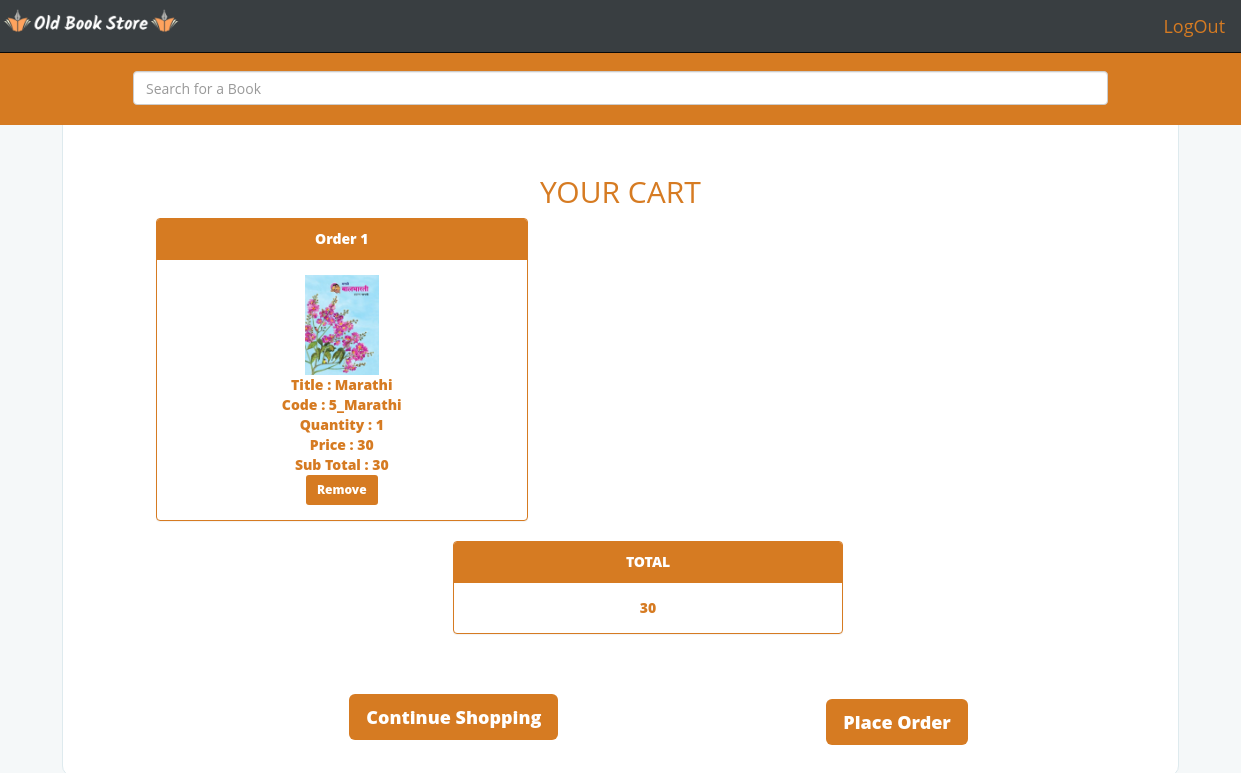
Page /cart.php (signed in) on the committed database.
### tables this page shows
CREATE TABLE `cart` (
  `Customer` varchar(40) NOT NULL DEFAULT '',
  `Product` varchar(40) NOT NULL DEFAULT '',
  `Quantity` int(100) NOT NULL
);

CREATE TABLE `products` (
  `PID` varchar(25) NOT NULL,
  `Title` varchar(255) NOT NULL,
  `MRP` float NOT NULL,
  `Price` float NOT NULL,
  `Discount` int(11) DEFAULT NULL,
  `Available` int(11) NOT NULL,
  `Category` varchar(255) DEFAULT NULL,
  `Description` text DEFAULT NULL,
  `Language` varchar(255) DEFAULT NULL,
  `Page` int(5) DEFAULT NULL
);

### cart.php (the view, shortened to what this page needs)
<?php
	include "dbconnect.php";
         $customer=$_SESSION['user'];
?>
<!DOCTYPE html>
<html lang="en">
<head>
    <link href="css/bootstrap.min.css" rel="stylesheet">
    <link href="css/my.css" rel="stylesheet">
</head>
<body>
  <nav class="navbar navbar-default navbar-fixed-top navbar-inverse">
    <div class="container-fluid">
        <div class="navbar-header">
          	<a class="navbar-brand" href="index.php" style="padding: 1px;"><img class="img-responsive" alt="Brand" src="Images/Logo/obs.png"  style="width: 180px;margin: 0px;"></a>
        </div>
        <div class="collapse navbar-collapse" id="bs-example-navbar-collapse-1">
        <ul class="nav navbar-nav navbar-right">
	        <?php
	        if(!isset($_SESSION['user']))
	          {
	            echo'
	            <li>
	                <button type="button" id="login_button" class="btn btn-lg" data-toggle="modal" data-target="#login">Login</button>
	                  <div id="login" class="modal fade" role="dialog">
	                    <div class="modal-dialog">
	                        <div class="modal-content">
	                            <div class="modal-header">
	                                <button type="button" class="close" data-dismiss="modal">&times;</button>
	                                <h4 class="modal-title text-center">Login Form</h4>
	                            </div>
	                            <div class="modal-body">
	                              <ul >
	                                <li>
	                                  <div class="row">
	                                      <div class="col-md-12 text-center">
	                                          <form class="form" role="form" method="post" action="index.php" accept-charset="UTF-8">
	                                              <div class="form-group">
	                                                  <label class="sr-only" for="username">Username</label>
	                                                  <input type="text" name="login_username" class="form-control" placeholder="Username" required>
	                                              </div>
	                                              <div class="form-group">
	                                                  <label class="sr-only" for="password">Password</label>
	                                                  <input type="password" name="login_password" class="form-control"  placeholder="Password" required>
	                                                  <div class="help-block text-right">
	                                                      <a href="#">Forget the password ?</a>
	                                                  </div>
	                                              </div>
	                                              <div class="form-group">
	                                                  <button type="submit" name="submit" value="login" class="btn btn-block">
	                                                      Sign in
	                                                  </button>
	                                              </div>
	                                          </form>
	                                      </div>
	                                  </div>
	                                </li>
	                              </ul>
	                            </div>
	                            <div class="modal-footer">
	                                <button type="button" class="btn btn-default" data-dismiss="modal">Close</button>
	                            </div>
	                        </div>
	                    </div>
	                  </div>
	            </li>
	            <li>
	              <button type="button" id="register_button" class="btn btn-lg" data-toggle="modal" data-target="#register">Sign Up</button>
	                <div id="register" class="modal fade" role="dialog">
	                  <div class="modal-dialog">
	                      <div class="modal-content">
	                          <div class="modal-header">
	                              <button type="button" class="close" data-dismiss="modal">&times;</button>
	                              <h4 class="modal-title text-center">Member Registration Form</h4>
	                          </div>
	                          <div class="modal-body">
	                            <ul >
	                              <li>
	                                <div class="row">
	                                    <div class="col-md-12 text-center">
	                                        <form class="form" role="form" method="post" action="index.php" accept-charset="UTF-8">
	                                            <div class="form-group">
	                                                <label class="sr-only" for="username">Username</label>
	                                                <input type="text" name="register_username" class="form-control" placeholder="Username" required>
	                                            </div>
	                                            <div class="form-group">
	                                                <label class="sr-only" for="password">Password</label>
	                                                <input type="password" name="register_password" class="form-control"  placeholder="Password" required>
	                                            </div>
	                                            <div class="form-group">
	                                                <button type="submit" name="submit" value="register" class="btn btn-block">
	                                                    Sign Up
	                                                </button>
	                                            </div>
	                                        </form>
	                                    </div>
	                                </div>
	                              </li>
	                            </ul>
	                          </div>
	                          <div class="modal-footer">
	                              <button type="button" class="btn btn-default" data-dismiss="modal">Close</button>
	                          </div>
	                      </div>
	                  </div>
	                </div>
	            </li>';
	          }
	        else
	            echo' <li> <a href="destroy.php" class="btn btn-lg"> LogOut </a> </li>';
	        ?>
        </ul>
        </div>
    </div>
  </nav>
  <div id="top" >
      <div id="searchbox" class="container-fluid" style="width:112%;margin-left:-6%;margin-right:-6%;">
          <div>
              <form role="search" method="POST" action="Result.php">
                  <input type="text" class="form-control" name="keyword" style="width:80%;margin:20px 10% 20px 10%;" placeholder="Search for a Book ">
              </form>
          </div>
      </div>
	<?php
echo '<div class="container-fluid" id="cart">
      <div class="row">
          <div class="col-xs-12 text-center" id="heading">
                 <h2 style="color:#D67B22;text-transform:uppercase;">  YOUR CART </h2>
           </div>
        </div>';
	if(isset($_SESSION['user']))
	    {
              	$query="SELECT PID,Title,Quantity,Price FROM cart INNER JOIN products ON cart.Product=products.PID
              	        WHERE Customer='$customer'";
	        $result=mysqli_query($con,$query);
                $total=0;
                if(mysqli_num_rows($result)>0)
                {    $i=1;
                     $j=0;
                     while($row = mysqli_fetch_assoc($result))
                     {       $path = "Images/Books/".$row['PID'].".jpg";
                             $Stotal = $row['Quantity'] * $row['Price'];
                             if($i % 2 == 1)  $offset= 1;
                             if($j%2==0)
                                 echo '<div class="row">';
                                 echo '
                                      <div class="panel col-xs-12 col-sm-4 col-sm-offset-'.$offset.' col-md-4 col-md-offset-'.$offset.' col-lg-4 col-lg-offset-'.$offset.' text-center" style="color:#D67B22;font-weight:800;">
                                          <div class="panel-heading">Order '. $i .'
                                          </div>
                                          <div class="panel-body">
			                                                <img class="image-responsive block-center" src="'.$path.'" style="height :100px;"> <br>
           							                                               Title : '.$row['Title'].'  <br>
                                                                        Code : '.$row['PID'].'     <br>
                                                      									Quantity : '.$row['Quantity'].' <br>
                                                      									Price : '.$row['Price'].' <br>
                                                      									Sub Total : '.$Stotal.' <br>
                                                                       <a href="cart.php?remove='.$row['PID'].'" class="btn btn-sm"
                                                                          style="background:#D67B22;color:white;font-weight:800;">
                                                                          Remove
                                                                        </a>
                                        </div>
                                    </div>';
                               $total=$total + $Stotal;
                               $i++;
                               $j++;
                     }
                    echo '<div class="container">
                              <div class="row">
                                 <div class="panel col-xs-8 col-xs-offset-2 col-sm-4 col-sm-offset-4 col-md-4 col-md-offset-4 col-lg-4 col-lg-offset-4 text-center" style="color:#D67B22;font-weight:800;">
                                     <div class="panel-heading">TOTAL
                                     </div>
                                      <div class="panel-body">'.$total.'
                                     </div>
                                 </div>
                               </div>
                          </div>
                         ';
                     echo '<br> <br>';
                     echo '<div class="row">
                             <div class="col-xs-8 col-xs-offset-2  col-sm-4 col-sm-offset-2 col-md-4 col-md-offset-3 col-lg-4 col-lg-offset-3">
                                  <a href="index.php" class="btn btn-lg" style="background:#D67B22;color:white;font-weight:800;">Continue Shopping</a>
                             </div>
                             <div class="col-xs-6 col-xs-offset-3 col-sm-4 col-sm-offset-2 col-md-4 col-md-offset-1 col-lg-4 ">
                                  <a href="cart.php?place=true" class="btn btn-lg" style="background:#D67B22;color:white;font-weight:800;margin-top:5px;">Place Order</a>
                             </div>
                           </div>
                           ';
                     }
	    }
	else
	    {
	          echo "Login to Continue";
	    }
        echo '</div>';
	?>
</body>
<html>

### css/my.css (style rules this page uses)
body { margin-top:50px;margin-left:5%;margin-right:5%;font-family:"Open sans";background: #F5F8F9;overflow-x:hidden; }
.navbar { background:#393E41;display:inline-block;z-index:100;color:#000; }
.navbar li a { color:#D67B22!important; }
#top { border:1px solid #DEEAEE;background:#fff;border-radius:10px; }
#searchbox { background:#D67B22;overflow:hidden; }

### cart.php (style rules this page uses)
#cart { margin-top:30px;margin-bottom:30px; }
.panel { border:1px solid #D67B22;padding-left:0px;padding-right:0px; }
.panel-heading { background:#D67B22 !important;color:white !important; }

### rows in the picture
cart: products.PID (picture), products.Title "Marathi", products.PID "5_Marathi", Quantity "1", products.Price "30"

### other values in the picture
$total "30"
